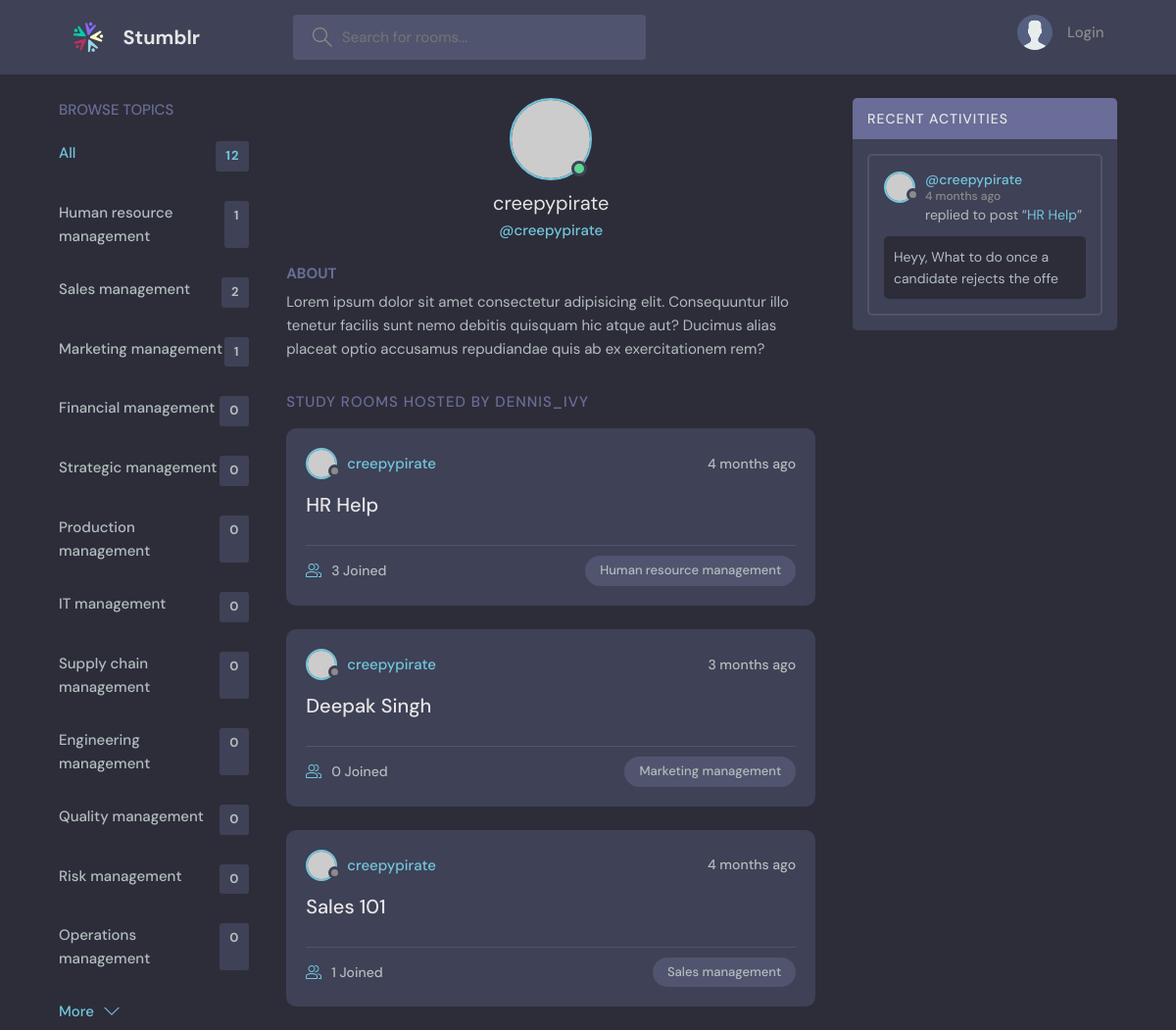
Page /profile/1/ on the earlier database version.
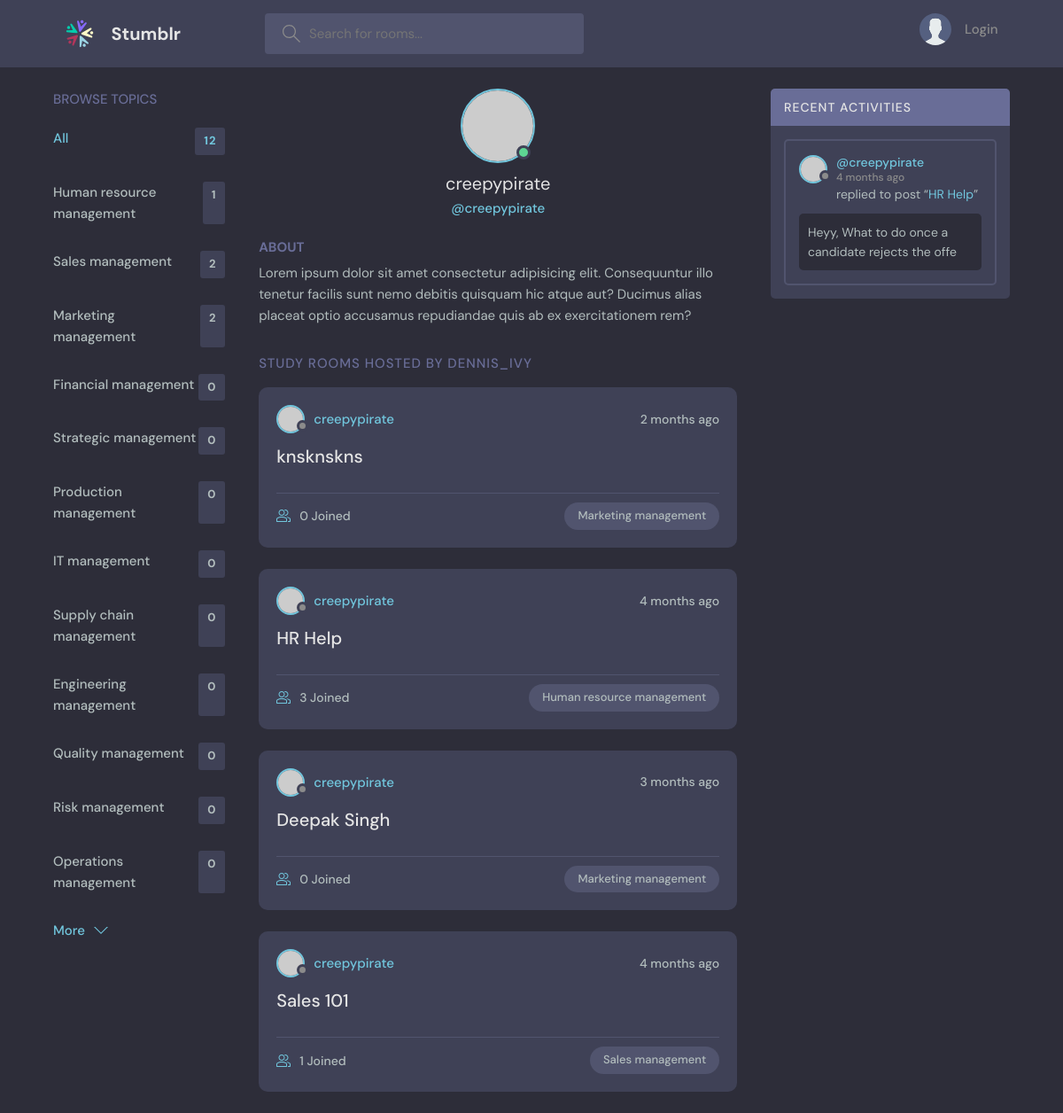
Same page on the later database version.
### base/models.py (models this page shows, shortened)
class Topic(models.Model):
    name = models.CharField(max_length=200)

class Room(models.Model):
    host = models.ForeignKey(User,on_delete=models.SET_NULL,null=True)
    topic = models.ForeignKey(Topic,on_delete=models.SET_NULL,null=True)
    name =  models.CharField(max_length=200)
    description = models.TextField(null=True,blank=True)
    participants = models.ManyToManyField(User,related_name='participants',blank=True)
    updated = models.DateTimeField(auto_now=True)
    created = models.DateTimeField(auto_now_add=True)
    class Meta:
        ordering = ['-updated','-created']
    def __str__(self):
        return str(self.name)

class Message(models.Model):
    user = models.ForeignKey(User,on_delete=models.CASCADE)
    room = models.ForeignKey(Room,on_delete=models.CASCADE)
    body = models.TextField()
    updated = models.DateTimeField(auto_now=True)
    created = models.DateTimeField(auto_now_add=True)
    class Meta:
        ordering = ['-updated','-created']
    def __str__(self):
        return str(self.body[0:50])

### base/views.py (the view)
# urls.py: path('profile/<str:pk>/',views.userProfile,name="user-profile"),
def userProfile(request,pk):
    user = User.objects.get(id=pk)
    rooms = user.room_set.all()
    room_messages = user.message_set.all()
    topics = Topic.objects.all()
    context = {'user':user,'rooms':rooms,'topics':topics,'room_messages':room_messages}
    return render(request,'base/profile.html',context)

### base/templates/base/profile.html (shortened to what this page needs)
{% extends 'main.html' %}
{% block content %}
  <main class="profile-page layout layout--3">
    <div class="container">
      {% include 'base/topics_component.html'%}
      <div class="roomList">
        <div class="profile">
          <div class="profile__avatar">
            <div class="avatar avatar--large active">
              <img src="https://randomuser.me/api/portraits/men/11.jpg" />
            </div>
          </div>
          <div class="profile__info">
            <h3>{{user.username}}</h3>
            <p>@{{user.username}}</p>
          </div>
          <div class="profile__about">
            <h3>About</h3>
            <p>
              Lorem ipsum dolor sit amet consectetur adipisicing elit. Consequuntur illo tenetur
              facilis sunt nemo debitis quisquam hic atque aut? Ducimus alias placeat optio
              accusamus repudiandae quis ab ex exercitationem rem?
            </p>
          </div>
        </div>
        <div class="roomList__header">
          <div>
            <h2>Study Rooms Hosted by dennis_ivy</a>
            </h2>
          </div>
        </div>
        {% include 'base/feed_component.html'%}
      </div>
      {% include 'base/activity_component.html'%}
    </div>
  </main>
  {% endblock content %}

### templates/main.html (shortened to what this page needs)
<!DOCTYPE html>
{% load static %}
<html lang="en">
  <head>
    <link rel="stylesheet" href="{% static 'styles/style.css' %}" />
  </head>
  <body>
    {% include 'navbar.html'%}
    {%block content%}
    {%endblock%}
  </body>
</html>

### templates/navbar.html (shortened to what this page needs)
{% load static %}
<header class="header header--loggedIn">
    <div class="container">
      <a href="{% url 'home' %}" class="header__logo">
        <img src="{% static 'images/logo.svg' %}" />
        <h1>Stumblr</h1>
      </a>
      <form class="header__search" method="GET" action="{% url 'home' %}">
        <label>
          <input name="q" placeholder="Search for rooms..." />
        </label>
      </form>
      <nav class="header__menu">
        {% if request.user.is_authenticated %}
        <div class="header__user">
          <a href="{% url 'user-profile' user.id%}">
            <div class="avatar avatar--medium active">
              <img src="https://randomuser.me/api/portraits/men/37.jpg" />
            </div>
            <p>{{request.user.username}} <span>@{{request.user.username}}</span></p>
          </a>
          <button class="dropdown-button">
            <svg version="1.1" xmlns="http://www.w3.org/2000/svg" width="32" height="32" viewBox="0 0 32 32">
              <title>chevron-down</title>
              <path d="M16 21l-13-13h-3l16 16 16-16h-3l-13 13z"></path>
            </svg>
          </button>
        </div>
        {% else %}
        <a href="{% url 'login'%}">
          <img src="{% static 'images/avatar.svg' %}" />
          <p>Login</p>
        </a>
        {% endif%}
      </nav>
    </div>
  </header>

### base/templates/base/topics_component.html
<div class="topics">
    <div class="topics__header">
      <h2>Browse Topics</h2>
    </div>
    <ul class="topics__list">
      <li>
        <a href="{% url 'home' %}" class="active"> All<span>{{topics.count}}</span></a>
      </li>
      {% for topic in topics %}
      <li>
        <a href="{% url 'home' %}?q={{topic.name}}">{{topic.name}} <span>{{topic.room_set.all.count}}</span></a>
      </li>
      {%endfor%}
    </ul>
    <a class="btn btn--link" href="{% url 'topics' %}">
      More
      <svg version="1.1" xmlns="http://www.w3.org/2000/svg" width="32" height="32" viewBox="0 0 32 32">
        <title>chevron-down</title>
        <path d="M16 21l-13-13h-3l16 16 16-16h-3l-13 13z"></path>
      </svg>
    </a>
  </div>

### base/templates/base/feed_component.html (shortened to what this page needs)
{%for room in rooms%}
<div class="roomListRoom">
    <div class="roomListRoom__header">
      <a href="{% url 'user-profile' room.host.id %}" class="roomListRoom__author">
        <div class="avatar avatar--small">
          <img src="https://randomuser.me/api/portraits/women/11.jpg" />
        </div>
        <span>{{room.host.username}}</span>
      </a>
      <div class="roomListRoom__actions">
        <span>{{room.created|timesince}} ago </span>
      </div>
    </div>
    <div class="roomListRoom__content">
      <a href="{% url 'room' room.id %}">{{room.name}}</a>
    </div>
    <div class="roomListRoom__meta">
      <a href="{% url 'room' room.id %}" class="roomListRoom__joined">
        {{room.participants.all.count}} Joined
      </a>
      <p class="roomListRoom__topic">{{room.topic.name}}</p>
    </div>
  </div>
  {%endfor%}

### base/templates/base/activity_component.html (shortened to what this page needs)
<div class="activities">
    <div class="activities__header">
      <h2>Recent Activities</h2>
    </div>
    {% for message in room_messages %}
    <div class="activities__box">
      <div class="activities__boxHeader roomListRoom__header">
        <a href="{%url 'user-profile' message.user.id %}" class="roomListRoom__author">
          <div class="avatar avatar--small">
            <img src="https://randomuser.me/api/portraits/women/11.jpg" />
          </div>
          <p>
            @{{ message.user }}
            <span>{{ message.created | timesince }} ago</span>
          </p>
        </a>
      </div>
      <div class="activities__boxContent">
        <p>replied to post “<a href="{% url 'room' message.room.id %}">{{message.room}}</a>”</p>
        <div class="activities__boxRoomContent">
            {{message}}
        </div>
      </div>
    </div>
    {% endfor %}
  </div>

Differences in the rows shown:
computed for Topic "Marketing management": room_set.all.count "1" → "2"
added Room: host.username "creepypirate", created "2 months", name "knsknskns", participants.all.count "0", topic.name "Marketing management"
